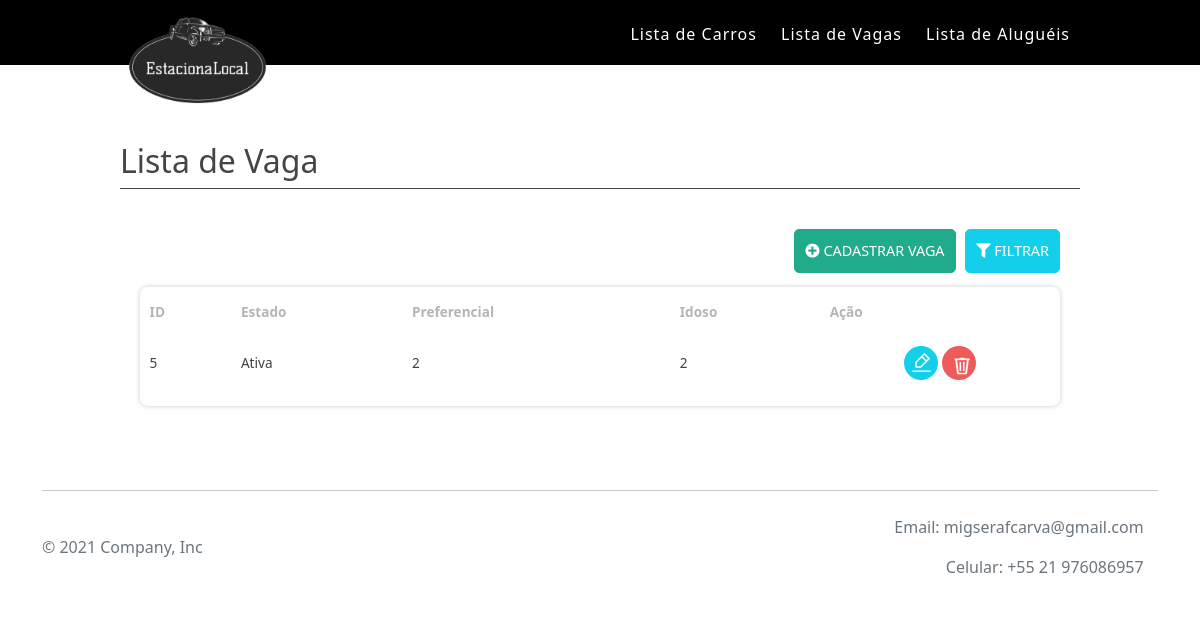
The page /vaga on the database its author committed.
### tables this page shows
CREATE TABLE `tblvagas` (
  `idvaga` int(11) NOT NULL,
  `estado` varchar(30) NOT NULL,
  `preferencial` int(30) NOT NULL,
  `idoso` int(11) NOT NULL
);

### app/core/Controller.php (called while the page is built, shortened)
<?php
class Controller{
     public function load($viewName, $viewData=array()){
       extract($viewData);
       include "app/views/" . $viewName .".php";
   }
}

### app/controllers/VagaController.php (called while the page is built, shortened)
<?php
class VagaController extends Controller{
   public function index(){
        $objVaga = new Vaga();
        $dados["lista"] = $objVaga->lista();
        $dados["view"] = "vaga/index";
         $this->load("template",$dados);
   }
}

### app/core/Core.php (called while the page is built, shortened)
<?php
class Core{
    private $parametros = array();
    public function run(){
       $c = new $controllerCorrente;
       call_user_func_array(array($c, $this->getMetodo()), $this->getParametros());
    }
    public function getMetodo() {
        return METODO_PADRAO;
    }
    public function getParametros() {
        return $this->parametros;
    }
}

### index.php (called while the page is built, shortened)
<?php
require 'app/core/Core.php';
$core = new Core;
$core->run();

### app/core/Model.php (called while the page is built, shortened)
<?php
abstract class Model{
    public function __construct() {
		 $opcoes = array(
                \PDO::ATTR_ERRMODE => \PDO::ERRMODE_EXCEPTION,
                \PDO::MYSQL_ATTR_INIT_COMMAND =>"Set NAMES utf8"
        );
        $this->db = new \PDO("mysql:dbname=".BANCO.";host=".SERVIDOR,USUARIO,SENHA, $opcoes);
    }
}

### app/models/Vaga.php (called while the page is built, shortened)
<?php
class Vaga extends Model{
    public function lista(){
        $sql = "SELECT * FROM tblvagas";
        $qry = $this->db->query($sql);
        return $qry->fetchAll(\PDO::FETCH_OBJ);
    }
}

### app/views/Vaga/index.php (the view, shortened to what this page needs)
<section class="caixa mt-4">
				<div class="titulo h5 mb-0"> <h2>Lista de Vaga</h2></div>
				<div class="base-lista">
					<div>
						<div class="text-end d-flex">
							<a href="<?php echo URL_BASE."vaga/create" ?>" class="btn btn-verde d-inline-block mb-2 mx-1"><i class="fas fa fa-plus-circle" aria-hidden="true"></i> Cadastrar Vaga</a>
							<a href="" class="btn btn-azul d-inline-block mb-2 filtro"><i class="fas fa fa-filter" aria-hidden="true"></i> Filtrar</a>
						</div>
					</div>
				<div class="tabela-responsiva tabela">
					<table width="100%" border="0" cellspacing="0" cellpadding="0" id="dataTable">
						<thead>
						  <tr>
						  <th align="left">ID</th>
							<th align="left">Estado</th>
							<th align="left">Preferencial</th>
							<th align="left">Idoso</th>
							<th align="center">Ação</th>
						  </tr>
						</thead>
						<tbody>
							<?php  foreach($lista as $vaga) { ?>
							<tr>
								<td><?php echo $vaga->idvaga; ?></td>
								<td><?php echo $vaga->estado; ?></td>
								<td><?php echo $vaga->preferencial; ?></td>
								<td><?php echo $vaga->idoso; ?></td>
								<td align="center">
									<a href="<?php echo URL_BASE."vaga/edit/".$vaga->idvaga ?>" class="btn btn-editar" title="Editar"></a>
									<a href="<?php echo URL_BASE."vaga/excluir/".$vaga->idvaga ?>" class="btn btn-excluir" title="excluir"><img src="<?php echo URL_BASE. "assets/img/iconoir_trash.png"?>" alt="" height="20px"></a>
								</td>
							</tr>
							<?php } ?>
						</tbody>
					</table>
					</div>
					</div>
				</div>

### assets/css/style.css (style rules this page uses)
* { padding:0; margin:0; box-sizing:border-box; -webkit-box-sizing:border-box; -moz-box-sizing:border-box; -o-box-sizing:border-box; }
a { text-decoration:none; }
.caixa { width:100%; float:left; }
.titulo { display: block; border-bottom: solid 1px #464446; color: #464446; font-size: 1.2em; margin-bottom: 1.5rem; }
.tabela { box-shadow:0 0 5px 0 #ccc; border-radius:8px }
.tabela-responsiva { display: block; width: 100%; overflow-x: auto; -webkit-overflow-scrolling: touch; -ms-overflow-style: -ms-autohiding-scrollbar; }
.tabela .btn.btn-excluir { border-radius:40px; background:#EF5B5B url(../img/iconoir_trash.svg) no-repeat center!important; background-size: 68%!important; width: 34px; height: 34px; }
.tabela .btn.btn-editar { border-radius:40px; background:#14CFE9 url(../img/iconoir_edit.svg) no-repeat center!important; background-size: 68%!important; width: 34px; height: 34px; }
.base-lista { width:100%; float:left; padding:20px; margin-top:20px; }
.base-lista .btn { display:inline-block; }

### assets/css/auxiliar.css (style rules this page uses)
a { text-decoration:none; }
.d-inline-block { display:inline-block!important; }
.d-flex { display:flex!important; }
.mt-4,.my-4 { margin-top:2rem!important; }
.mb-2,.my-2 { margin-bottom:.9rem!important; }
.mb-0,.my-0 { margin-bottom:0!important; }
.ml-1,.mx-1 { margin-left:.6rem!important; }
.mr-1,.mx-1 { margin-right:.6rem!important; }
.h5 { font-size:1.1rem!important;margin-bottom:20px;display:block }
.text-end { justify-content: flex-end!important; }
.btn { display: block; padding: 10px; border:0; border-radius: 5px; color: #fff; text-align: center; text-transform: uppercase; text-decoration: none; background:#41d07b!important; transition:all .4s; font-size: .9rem!important; }
.btn-verde { background:#20AB8A!important; border: solid 1px #20AB8A!important; }
.btn-azul { background:#14CFE9!important; border: solid 1px #14CFE9!important; }
.tabela-responsiva { display: block; width: 100%; overflow-x: auto; -webkit-overflow-scrolling: touch; -ms-overflow-style: -ms-autohiding-scrollbar; }
.tabela-responsiva table { width: 100%; max-width: 100%; margin-bottom: 1rem; background-color: transparent; border:0; }
.tabela-responsiva td, .tabela-responsiva th { font-size:.85rem }
.tabela-responsiva td { vertical-align:middle; }
.tabela-responsiva th { background: #ffffff; padding: .9rem .6rem; color: #b5b5b5; }
.tabela-responsiva td { padding: .6rem;color: #404040; }
.tabela-responsiva td .btn { display:inline-block!important; font-size:.6rem!important }

### assets/css/grade.css (style rules this page uses)
*,::after,::before { box-sizing:border-box; -webkit-box-sizing:border-box; -moz-box-sizing:border-box; -o-box-sizing:border-box; -ms-box-sizing:border-box; }

### rows shown on the page
tblvagas: idvaga "5", estado "Ativa", preferencial "2", idoso "2"
